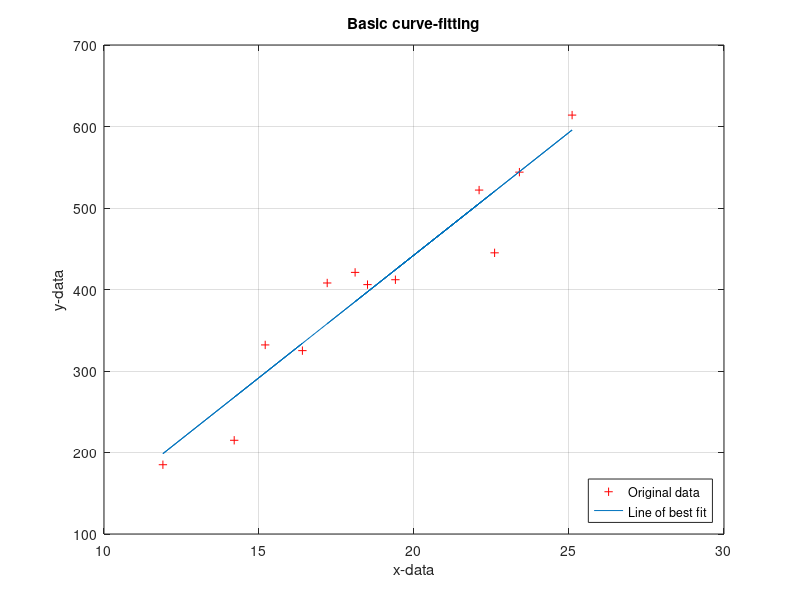

Reproduce this figure in MATLAB.
% Curving Data

% Obtain the similar curving fit data using polyfit and polyval:

x = [14.2, 16.4, 11.9, 15.2, 18.5, 22.1, 19.4, 25.1, 23.4, 18.1, 22.6, 17.2];
y = [215, 325, 185, 332, 406, 522, 412, 614, 544, 421, 445, 408];

coeff = polyfit(x, y, 1);
y_fit = polyval(coeff, x);

plot(x, y, 'r+', x, y_fit);
grid on;
xlabel('x-data');
ylabel('y-data');
title('Basic curve-fitting');
legend('Original data', 'Line of best fit', 'Location', 'SouthEast');
